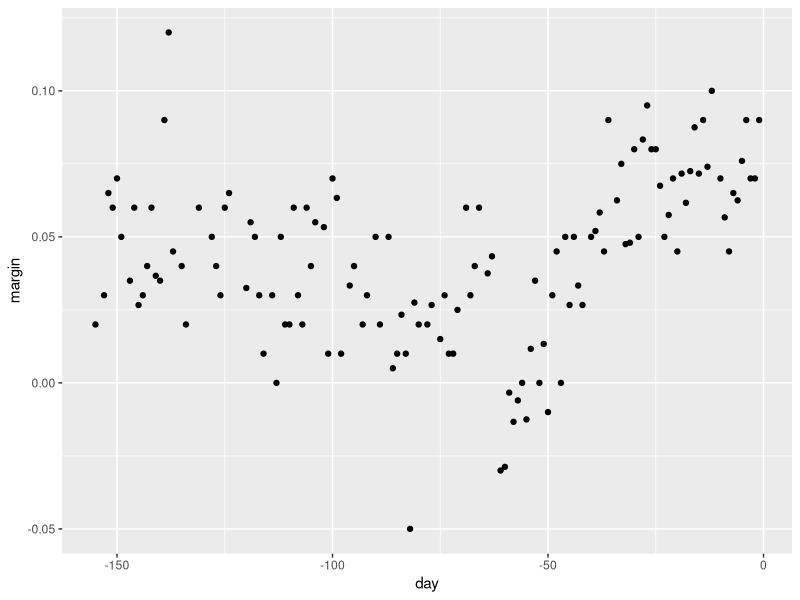
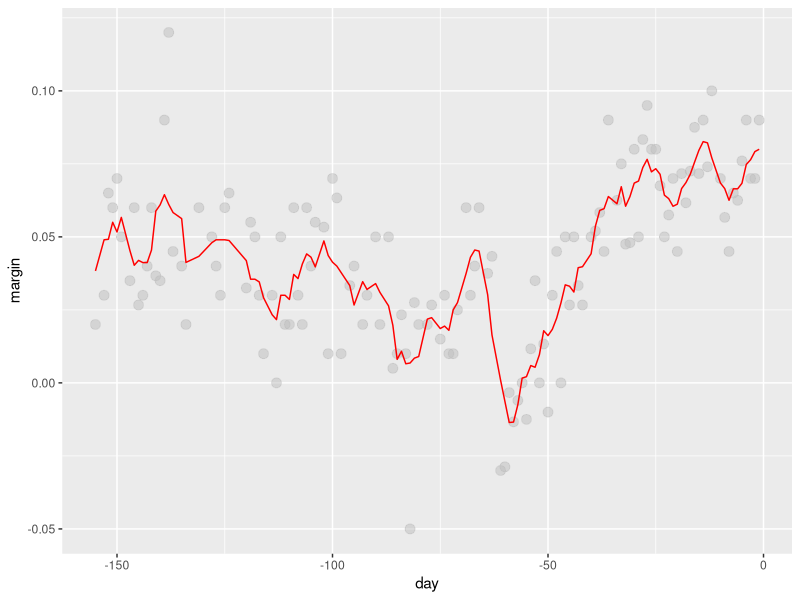
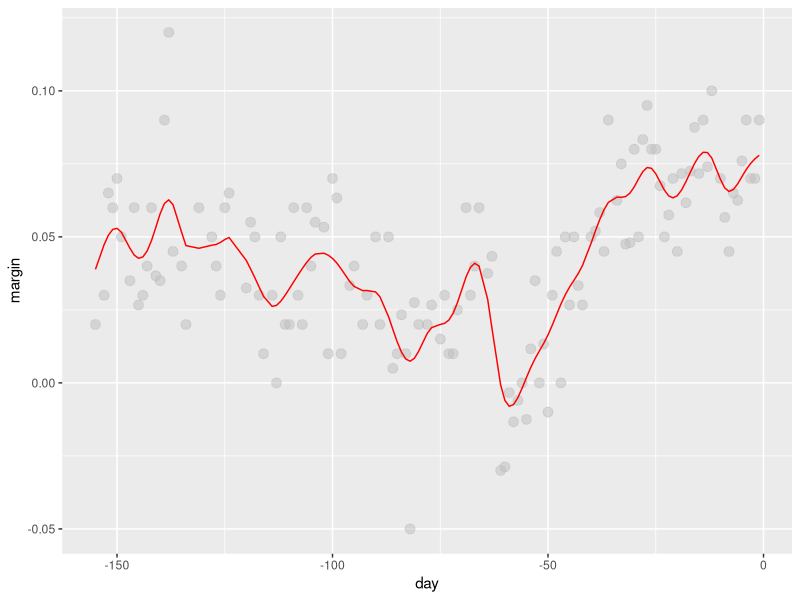
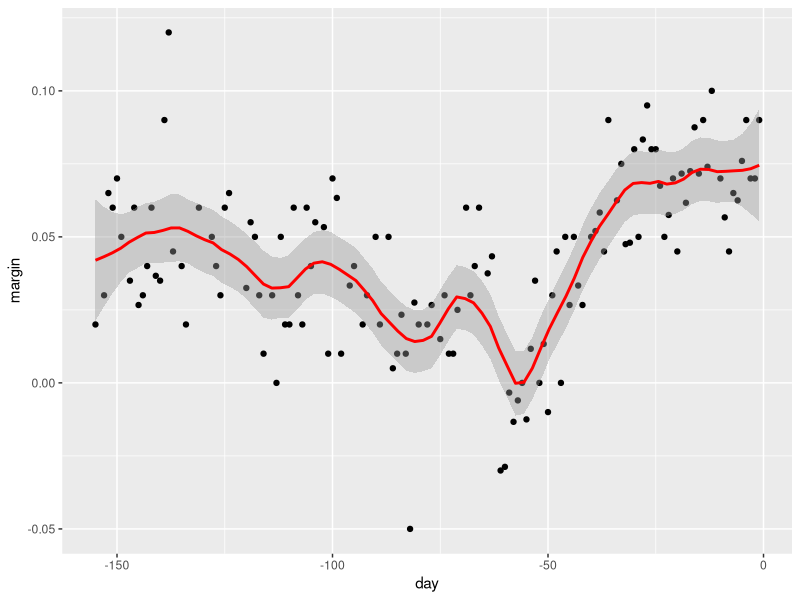

Here is the R script that generated these plots, in order:
library(tidyverse)
library(dslabs)

data("polls_2008")
qplot(day, margin, data = polls_2008)


# bin smoothers
span <- 7 
fit <- with(polls_2008,ksmooth(day, margin, x.points = day, kernel="box", bandwidth =span))
polls_2008 %>% mutate(smooth = fit$y) %>%
  ggplot(aes(day, margin)) +
  geom_point(size = 3, alpha = .5, color = "grey") + 
  geom_line(aes(day, smooth), color="red")

# kernel
span <- 7
fit <- with(polls_2008, ksmooth(day, margin,  x.points = day, kernel="normal", bandwidth = span))
polls_2008 %>% mutate(smooth = fit$y) %>%
  ggplot(aes(day, margin)) +
  geom_point(size = 3, alpha = .5, color = "grey") + 
  geom_line(aes(day, smooth), color="red")


polls_2008 %>% ggplot(aes(day, margin)) +
  geom_point() + 
  geom_smooth(color="red", span = 0.15, method = "loess", method.args = list(degree=1))
